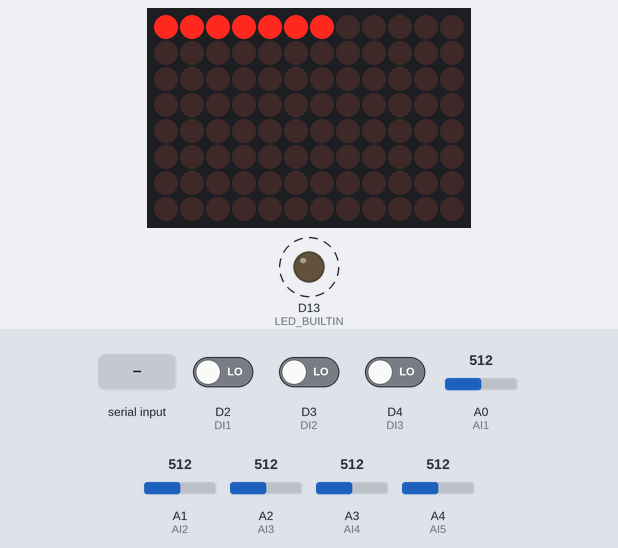
Recording of a sketch running on a simulated Arduino Uno R4 WiFi. Parts: 12×8 LED matrix, output pins drawn as LEDs (lit = HIGH). Dashed ring = blinking. The test bench sets the inputs (shaded band); at power-on: A0 (AI1) = 512, A1 (AI2) = 512, A2 (AI3) = 512, D2 (DI1) LOW, D3 (DI2) LOW, D4 (DI3) LOW, A3 (AI4) = 512, A4 (AI5) = 512 (analog values on the 0–1023 scale). What the sketch prints to the serial monitor is not drawn.

Above: at 1.2 s.
1.3 s: "p90\n" received over Serial
At 1.61 s:
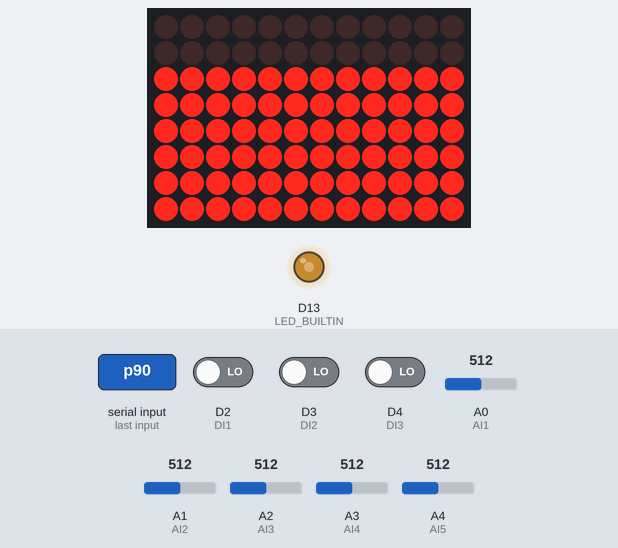
3.8 s: A0 (AI1) set to 616
6.2 s: A0 (AI1) set to 637
At 6.72 s:
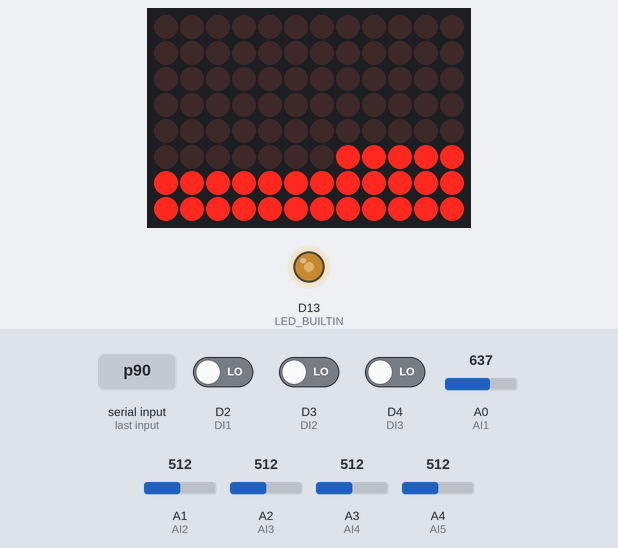
8.9 s: A1 (AI2) set to 30
At 9.12 s:
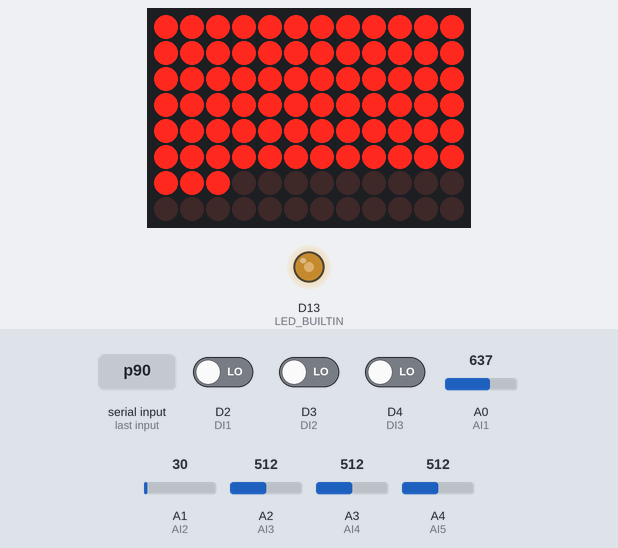
11.3 s: A2 (AI3) set to 716
At 11.82 s:
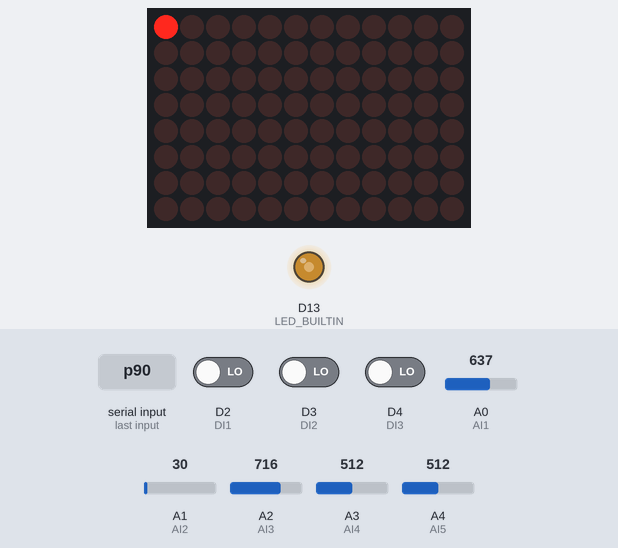
Timing chart, 0 to 14.3 s (numbered marks = the images above; inputs shaded):
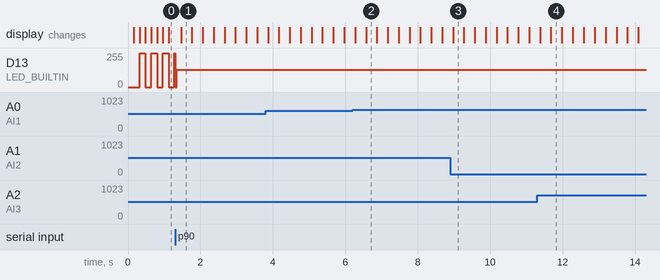

Measured:
- the behaviour switches between 624 and 625 on A0 (AI1) (found by bisection; images 1 and 2)
- after the input at 1.3 s, the display: changes after 0.16 s (image 1)
- after the input at 6.2 s, the display: first differs from a run without the input after 0.37 s (image 2)
- after the input at 8.9 s, the display: changes after 0.07 s (image 3)
- after the input at 11.3 s, the display: first differs from a run without the input after 0.38 s (image 4)

The sketch:

madsR4.ino
```cpp
/*
  ____  _  _    __     __            _
 |  _ \| || |   \ \   / /__ _ __ ___(_) ___  _ __
 | |_) | || |_   \ \ / / _ \ '__/ __| |/ _ \| '_ \
 |  _ <|__   _|   \ V /  __/ |  \__ \ | (_) | | | |
 |_| \_\  |_|      \_/ \___|_|  |___/_|\___/|_| |_|

*/
#include <ArduinoJson.h>
#include "ArduinoGraphics.h"
#include "Arduino_LED_Matrix.h"

#define VERSION "1.1.0"
#define BAUD_RATE 115200
// Digital inputs
#define DI1 2
#define DI2 3
#define DI3 4
// Analog pins
#define AI1 A0
#define AI2 A1
#define AI3 A2
#define AI4 A3
#define AI5 A4
// Main lood delay: this is typically a small value, used to save power
#define DELAY 40UL  // microseconds
// Sampling period: this is the time between samples, must be larger than DELAY
#define TIMESTEP 160UL  // milliseconds
// Topmost field in the output JSON
#define DATA_FIELD "data"

ArduinoLEDMatrix matrix;
JsonDocument doc;
String out;
const double to_V = 5.0 / 1024.0;
const double to_A = 20.0 / 2.8;

void setup() {
  // put your setup code here, to run once:
  Serial.begin(BAUD_RATE);
  Serial.print("# Starting JSON reader v" VERSION "\n");

  // LED Matrix
  matrix.begin();

  analogReadResolution(14);
  // Define pin modes
  pinMode(LED_BUILTIN, OUTPUT);
  pinMode(AI1, INPUT);
  pinMode(AI2, INPUT);
  pinMode(AI3, INPUT);
  pinMode(AI4, INPUT);
  pinMode(AI5, INPUT);
  pinMode(DI1, INPUT_PULLDOWN);
  pinMode(DI2, INPUT_PULLDOWN);
  pinMode(DI3, INPUT_PULLDOWN);
}

template<typename T>
T threshold_value(T value, T threshold) {
  return value > threshold ? value : 0;
}

void loop() {
  static unsigned long prev_time = 0;
  static unsigned long timestep_us = TIMESTEP * 1000;
  static unsigned long delay = DELAY;
  static unsigned int threshold = 1;
  static bool onoff = LOW, pause = false, raw = false;
  unsigned long now = micros();
  static unsigned long v = 0;  // accumulator for serial values
  static size_t matrix_pin = 0;

    // Serial input
    // This allows to change parameters on the fly. Toggle parameters are read
    // as a single character, while commands that take a numeric argument
    // (integer) follow this convention: 123X, where 123 is the value and X is the
    // command. The commands are always single characters and correspond
    // to the following switch cases:
    char ch;
  // Read serial in
  if (Serial.available()) {
    ch = Serial.read();
    switch (ch) {
      case '0' ... '9':  // numeric value accumulator
        v = v * 10 + ch - '0';
        break;
      case 'p':  // set timestep_us to the current accumulator value
        timestep_us = constrain(v * 1000, 1000, 1E6);
        v = 0;
        break;
      case 'd':  // set delay to the current accumulator value
        delay = constrain(v, 1, timestep_us / 10.0);
        v = 0;
        break;
      case 't':  // set threshold to the current accumulator value
        threshold = constrain(v, 0, 16384);
        v = 0;
        break;
      case 'x':  // toggle pause mode
        pause = !pause;
        break;
      case 'r':  // toggle raw mode
        raw = !raw;
        break;
      case '?':  // provide inline help
        Serial.print("Version: " VERSION "\n");
        Serial.print("Usage:\n");
        Serial.print("- 10p  set sampling period to 10 milliseconds (now ");
        Serial.print(timestep_us / 1000);
        Serial.print(" ms)\n- 30d  set loop delay to 30 microseconds (now ");
        Serial.print(delay);
        Serial.print(" us)\n- 280t set threshold to 280 (now ");
        Serial.print(threshold);
        Serial.print(")\n");
        Serial.print("- x    toggle pause\n");
        Serial.print("- r    toggle raw output\n");
        break;
      default:
        v = 0;
    }
  }

  if (pause) return;

  static byte frame[12*8];
  static bool updown = true;
  if (now - prev_time >= timestep_us) {
    frame[matrix_pin] = updown;
    matrix.loadPixels(frame, 12*8);
    if (matrix_pin++ >= 12 * 8) {
      matrix.clear();
      matrix_pin = 0;
      updown = ! updown;
    }
    bool active = false;
    digitalWrite(LED_BUILTIN, onoff);
    onoff = !onoff;
    doc["millis"] = millis();

    // Digital inputs
    doc[DATA_FIELD]["DI1"] = digitalRead(DI1);
    doc[DATA_FIELD]["DI2"] = digitalRead(DI2);
    doc[DATA_FIELD]["DI3"] = digitalRead(DI3);

    // Analog Inputs
    doc[DATA_FIELD]["AI1"] = threshold_value<int>(analogRead(AI1), threshold);
    active = active || (doc[DATA_FIELD]["AI1"].as<double>() > 0);
    doc[DATA_FIELD]["AI2"] = threshold_value<int>(analogRead(AI2), threshold);
    active = active || (doc[DATA_FIELD]["AI2"].as<double>() > 0);
    doc[DATA_FIELD]["AI3"] = threshold_value<int>(analogRead(AI3), threshold);
    active = active || (doc[DATA_FIELD]["AI3"].as<double>() > 0);
    doc[DATA_FIELD]["AI4"] = threshold_value<int>(analogRead(AI4), threshold);
    active = active || (doc[DATA_FIELD]["AI4"].as<double>() > 0);
    doc[DATA_FIELD]["AI5"] = threshold_value<int>(analogRead(AI5), threshold);
    active = active || (doc[DATA_FIELD]["AI5"].as<double>() > 0);
    if (active > 0) {
      if (raw) {
        Serial.print(doc[DATA_FIELD]["AI1"].as<double>());
        Serial.print(" ");
        Serial.print(doc[DATA_FIELD]["AI2"].as<double>());
        Serial.print(" ");
        Serial.print(doc[DATA_FIELD]["AI3"].as<double>());
        Serial.print(" ");
        Serial.print(doc[DATA_FIELD]["AI4"].as<double>());
        Serial.print(" ");
        Serial.print(doc[DATA_FIELD]["AI5"].as<double>());
        Serial.print("\n");
      } else {
        serializeJson(doc, out);
        Serial.print(out);
        Serial.print("\n");
      }
    }
    prev_time = now;
  }
  delayMicroseconds(delay);
}
```
